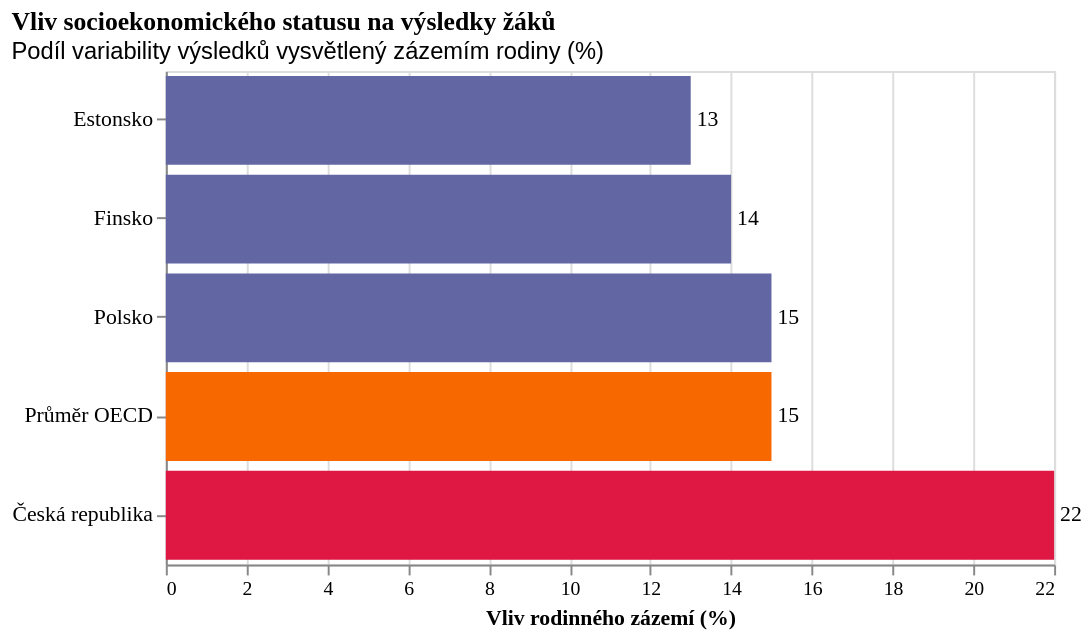

The Vega-Lite source for this figure:
### Vega-Lite specification from a JSON file in a GitHub repository (floating-point values rounded to 4 significant figures)
{"$schema": "https://vega.github.io/schema/vega-lite/v5.json", "title": {"text": "Vliv socioekonomického statusu na výsledky žáků", "subtitle": "Podíl variability výsledků vysvětlený zázemím rodiny (%)", "fontSize": 13, "font": "Roboto Slab", "anchor": "start"}, "width": 450, "height": 250, "data": {"values": [{"zeme": "Česká republika", "podil": 22, "role": "ČR"}, {"zeme": "Průměr OECD", "podil": 15, "role": "Průměr OECD"}, {"zeme": "Polsko", "podil": 15, "role": "Srovnání"}, {"zeme": "Finsko", "podil": 14, "role": "Srovnání"}, {"zeme": "Estonsko", "podil": 13, "role": "Srovnání"}]}, "encoding": {"y": {"field": "zeme", "type": "nominal", "title": null, "sort": "-x", "axis": {"labelFontSize": 11, "labelFont": "Work Sans"}}, "x": {"field": "podil", "type": "quantitative", "title": "Vliv rodinného zázemí (%)", "axis": {"labelFontSize": 10, "labelFont": "Work Sans", "titleFontSize": 11, "titleFont": "Work Sans"}}}, "layer": [{"mark": "bar", "encoding": {"color": {"field": "role", "type": "nominal", "scale": {"domain": ["ČR", "Průměr OECD", "Srovnání"], "range": ["#de1743", "#f76800", "#6267a3"]}, "legend": null}}}, {"mark": {"type": "text", "align": "left", "baseline": "middle", "dx": 3, "font": "Work Sans"}, "encoding": {"text": {"field": "podil", "type": "quantitative"}}}], "_source": "OECD PISA 2022 - Equity Database", "usermeta": {"note": "V ČR rozhoduje rodina o úspěchu dítěte o 50 % více než v průměru OECD."}}
